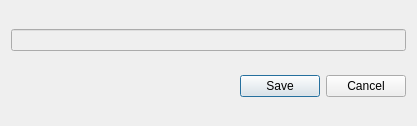
<?xml version="1.0" encoding="UTF-8"?>
<ui version="4.0">
 <class>ticketDialog</class>
 <widget class="QDialog" name="ticketDialog">
  <property name="windowModality">
   <enum>Qt::ApplicationModal</enum>
  </property>
  <property name="geometry">
   <rect>
    <x>0</x>
    <y>0</y>
    <width>417</width>
    <height>126</height>
   </rect>
  </property>
  <property name="windowTitle">
   <string>Заказ билетов</string>
  </property>
  <property name="modal">
   <bool>true</bool>
  </property>
  <layout class="QVBoxLayout" name="verticalLayout_2">
   <item>
    <layout class="QVBoxLayout" name="verticalLayout">
     <item>
      <widget class="QLineEdit" name="infoSession">
       <property name="enabled">
        <bool>false</bool>
       </property>
      </widget>
     </item>
     <item>
      <layout class="QGridLayout" name="placeSession"/>
     </item>
    </layout>
   </item>
   <item>
    <widget class="QDialogButtonBox" name="buttonBox">
     <property name="locale">
      <locale language="Russian" country="Russia"/>
     </property>
     <property name="orientation">
      <enum>Qt::Horizontal</enum>
     </property>
     <property name="standardButtons">
      <set>QDialogButtonBox::Cancel|QDialogButtonBox::Save</set>
     </property>
    </widget>
   </item>
  </layout>
 </widget>
 <resources/>
 <connections>
  <connection>
   <sender>buttonBox</sender>
   <signal>accepted()</signal>
   <receiver>ticketDialog</receiver>
   <slot>accept()</slot>
   <hints>
    <hint type="sourcelabel">
     <x>248</x>
     <y>254</y>
    </hint>
    <hint type="destinationlabel">
     <x>157</x>
     <y>274</y>
    </hint>
   </hints>
  </connection>
  <connection>
   <sender>buttonBox</sender>
   <signal>rejected()</signal>
   <receiver>ticketDialog</receiver>
   <slot>reject()</slot>
   <hints>
    <hint type="sourcelabel">
     <x>316</x>
     <y>260</y>
    </hint>
    <hint type="destinationlabel">
     <x>286</x>
     <y>274</y>
    </hint>
   </hints>
  </connection>
 </connections>
</ui>
